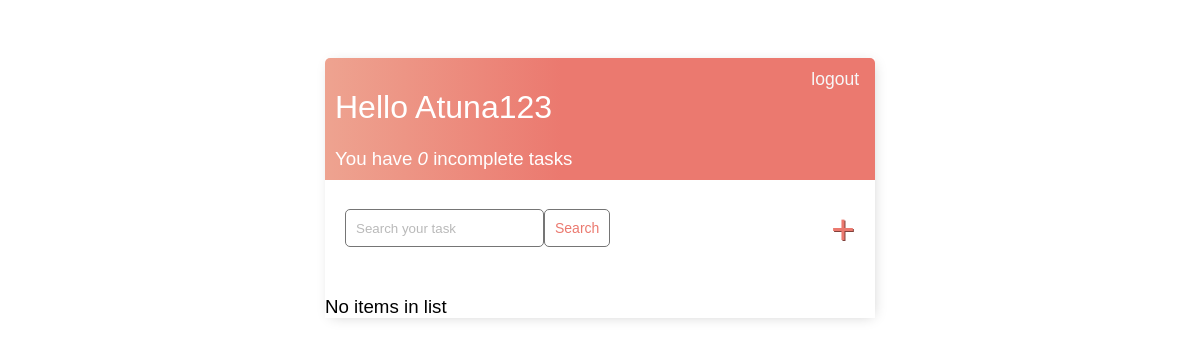
The app's page / (signed in), older data.
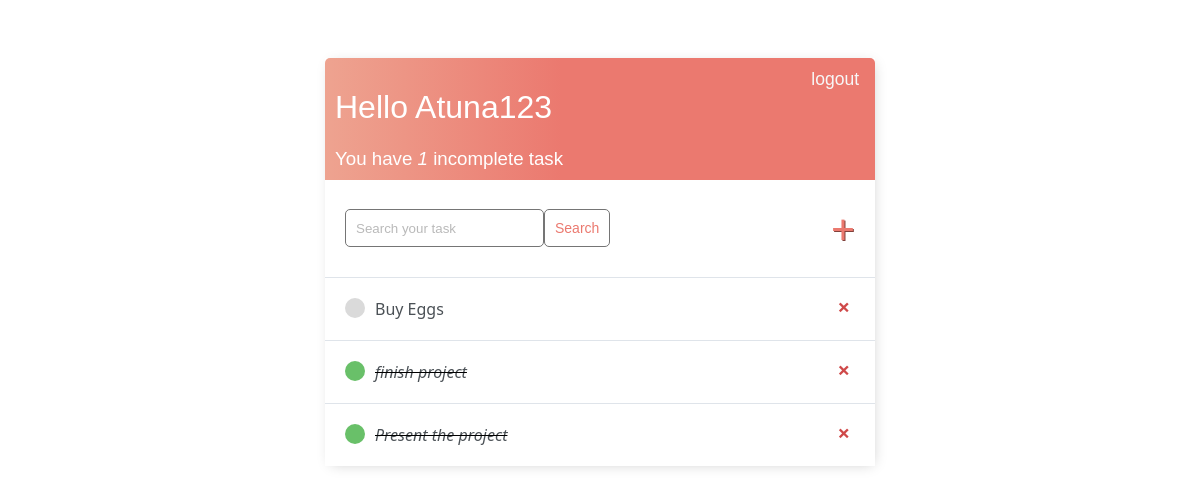
The same page, newer data.
### base/models.py (models this page shows)
class Task(models.Model):
    user = models.ForeignKey(
        User, on_delete=models.CASCADE, null=True, blank=True)
    title = models.CharField(max_length=200)
    description = models.TextField(null=True, blank=True)
    complete = models.BooleanField(default=False)
    created = models.DateTimeField(auto_now_add=True)
    def __str__(self):
        return self.title
    class Meta:
        ordering = ['complete']

### base/views.py (the view)
# urls.py: path('', TaskList.as_view(), name='tasks'),
class TaskList(LoginRequiredMixin, ListView):
    model = Task
    context_object_name = 'tasks'
    def get_context_data(self, **kwargs):
        context = super().get_context_data(**kwargs)
        context['tasks'] = context['tasks'].filter(user=self.request.user)
        context['count'] = context['tasks'].filter(complete=False).count()
        search_input = self.request.GET.get('search-area') or ''
        if search_input:
            context['tasks'] = context['tasks'].filter(
                title__icontains=search_input)
        context['search_input'] = search_input
        return context

### base/templates/base/task_list.html (shortened to what this page needs)
{% extends 'base/main.html' %}
{% block content %}
<div class="header-bar">
    <div>
        <h1>Hello {{request.user|title}}</h1>
        <h3 style="margin: 0;">You have <i>{{count}}</i> incomplete task{{ count|pluralize:"s" }}</h3>
    </div>
    {% if request.user.is_authenticated %}
    <form method="post" action="{% url 'logout' %}">
    <button style="background-color: transparent;border: none;color: rgb(247, 247, 247);
     font-family: 'Lucida Sans', 'Lucida Sans Regular', 'Lucida Grande', 'Lucida Sans Unicode', Geneva, Verdana, sans-serif
     ; font-size: 17.5px; " type="submit">logout</button>
    </form>
    {% else %}
    <button href="{% url 'login' %}">Login</button>
    {% endif %}
</div>
<div id="search-add-wrapper">
    <form method="GET" style="display: flex;">
        <input  type='text' name='search-area' placeholder="Search your task" value="{{search_input}}">
        <input class="button" type="submit" value='Search'>
    </form>
    <a id="add-link" href="{% url 'task-create' %}">&#x2b;</a>
</div>
<div class="task-items-wrapper">
    {% for task in tasks %}
    <div class="task-wrapper" data-position="{{task.pk}}">
        <div class="task-title">
            {% if task.complete %}
            <div class="task-complete-icon"></div>
            <i><s><a href="{% url 'task-update' task.id %}">{{task}}</a></s></i> {% else %}
            <div class="task-incomplete-icon"></div>
            <a href="{% url 'task-update' task.id %}">{{task}}</a> {% endif %}
        </div>
        <div class="task-controls">
            <a style="margin-right: 25px;" class="delete-link" href="{% url 'task-delete' task.id %}">&#215;</a>
        </div>
    </div>
    {% empty %}
    <h3>No items in list</h3>
    {% endfor %}
</div>
{% endblock content %}

### base/templates/base/main.html (shortened to what this page needs)
<!DOCTYPE html>
<html lang="en">
<head>
</head>
<body>
    <div class="container">
        {% block content %}
        {% endblock content %}
    </div>
</body>
</html>

### base/templates/base/main.html (style rules this page uses)
body { padding-top: 50px; font-family: 'Segoe UI', Tahoma, Geneva, Verdana, sans-serif ; }
h1,h2,h3,h4,h5,h6 { font-family: 'Lucida Sans', 'Lucida Sans Regular', 'Lucida Grande', 'Lucida Sans Unicode', Geneva, Verdana, sans-serif; font-weight: 300; }
a,p { color: #4b5156; }
.container { max-width: 550px; margin: auto; background-color:#FFF; box-shadow: 2px 2px 13px -4px rgba(0,0,0,0.21); }
.header-bar { display: flex; justify-content: space-between; color: #FFF; padding: 10px; border-radius: 5px 5px 0 0 ; background: linear-gradient(90deg, #EEA390 0%, #EB796F 43%, #EB796F 100%); }
.task-wrapper { display: flex; align-items: center; justify-content: space-between; background-color: #fff; border-top: 1px solid #dfe4ea; overflow: hidden; }
.task-title { display: flex; padding: 20px; }
.task-title a { text-decoration: none; color: #4b5156; margin-left: 10px; }
.task-complete-icon { height: 20px; width: 20px; background-color: rgb(105, 192, 105); border-radius: 50%; }
.task-incomplete-icon { height: 20px; width: 20px; background-color: rgb(218, 218, 218); border-radius: 50%; }
.delete-link { text-decoration: none; font-weight: 900; color: #cf4949; font-size: 22px; line-height: 0; padding: 20px 0px; }
#add-link { color: #EB796F; text-decoration: none; font-size: 42px; text-shadow: 1px 1px #81413b; }
#search-add-wrapper { display: flex; justify-content: space-between; align-items: center; padding: 20px; }
input[type=text], input[type=password], textarea { border: 1px solid #757575; border-radius: 5px; padding: 10px; width: 90%; }
::placeholder { font-weight: 300; opacity: 0.5; }
.button { border: 1px solid #757575; background-color: #FFF; color: #EB796F; padding: 10px; font-size: 14px; border-radius: 5px; cursor: pointer; text-decoration: none; }

Row changes from the older to the newer data that the page shows:
added Task: title "Buy Eggs"
added Task: title "finish project"
added Task: title "Present the project"
Text that changed along with them:
{{ count }}: "0" → "1"
text no longer shown: "No items in list"
